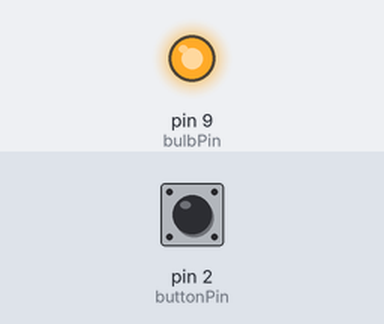
A sketch run on a simulated Arduino Uno, built with avr-gcc and run on an emulated ATmega328P. Parts: output pins drawn as LEDs (lit = HIGH). The inputs (shaded band) are chosen by the test bench; at power-on: pin 2 (buttonPin) LOW.

Above: at 1.2 s.
1.3 s: pin 2 (buttonPin) pulled HIGH for 0.15 s
At 1.37 s:
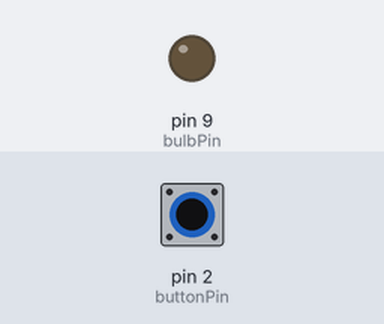
2.9 s: pin 2 (buttonPin) pulled HIGH for 3.2 s
At 6.4 s:
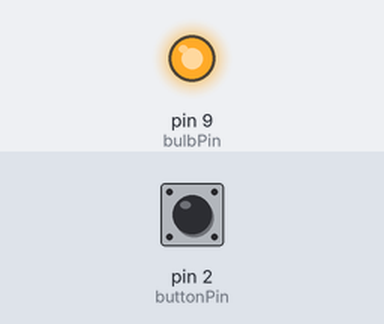
Timing chart, 0 to 7.9 s (numbered marks = the images above; inputs shaded):
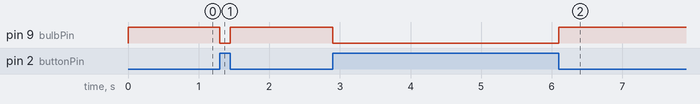

The sketch:

buton_ampul.ino
```cpp
// Butonun bağlı olduğu pin
const int buttonPin = 2;

// Ampulün bağlı olduğu pin
const int bulbPin = 9;

// Buton durumu
int buttonState = 0;

void setup() {
  pinMode(buttonPin, INPUT); // Buton pinini giriş olarak ayarla
  pinMode(bulbPin, OUTPUT); // Ampul pinini çıkış olarak ayarla
}

void loop() {
  buttonState = digitalRead(buttonPin); // Buton durumunu oku

  if (buttonState == HIGH) {
    digitalWrite(bulbPin, LOW); // Buton basılmadığında ampulu söndür
  } else {
    digitalWrite(bulbPin, HIGH); // Buton basıldığında ampulu yak
  }
}


/*
______Bağlantı şeması______

Buton:
  - Bir uç --> Arduino D2
  - Diğer uç --> Arduino GND

Ampul:
  - Bir uç --> Arduino D9
  - Diğer uç --> Arduino GND

*/
```

Measured:
- after the input at 1.3 s, pin 9 (bulbPin): HIGH → LOW at once, → HIGH 0.15 s later
- after the input at 2.9 s, pin 9 (bulbPin): HIGH → LOW at once, → HIGH 3.2 s later
